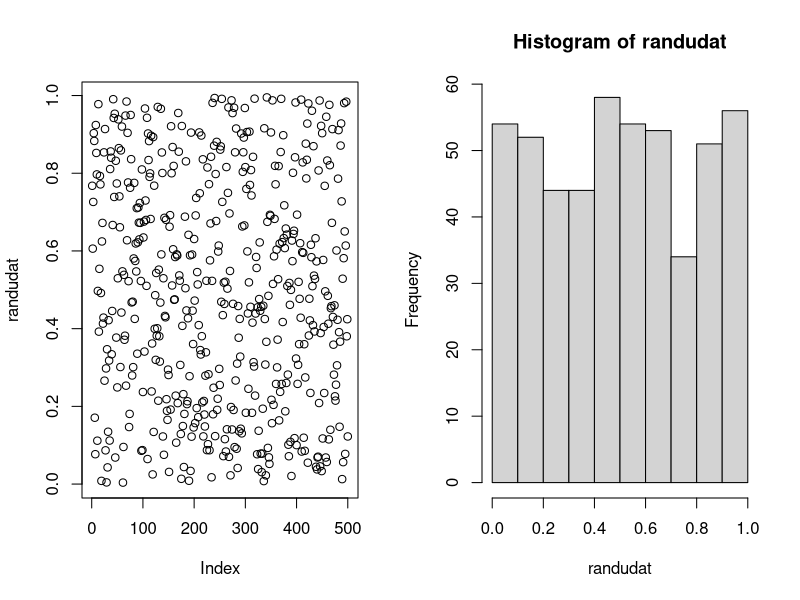

Write R code to recreate this figure.
## ---- chunk 1
lcg <- function(a, c, m, seed, nnum = 100) {
ans <- rep(0, nnum) # Initialize the array
ans[1] <- (a * seed + c) %% m
for(i in 2:nnum)
ans[i] <- (a * ans[i - 1] + c) %% m
return(ans)
}
rannums <- lcg(a = 9, c = 5, m = 16, seed = 8, nnum = 20)
rannums

## ---- chunk 2
randudat <- lcg(a = 65539, m = 2^31, c = 0, seed = 123456,
nnum = 500) / 2^31
par(mfrow=c(1,2))
plot(randudat)
hist(randudat)

# the dots in the plot should evenly fill the space 
